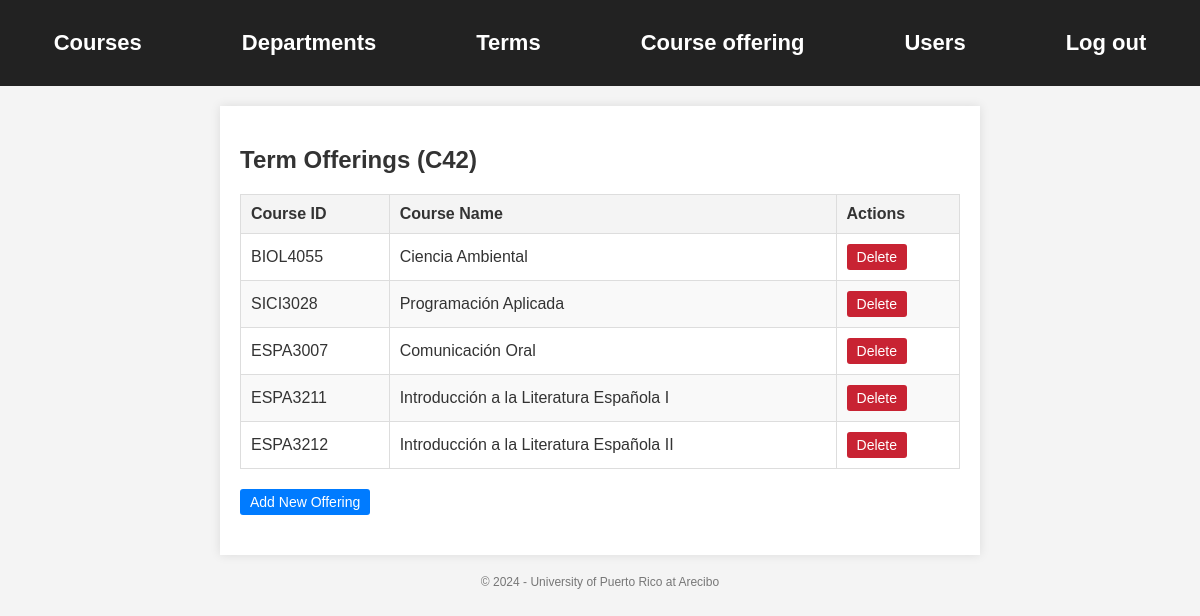
The page /views/term_offering.php (signed in) on the database its author committed.
### tables this page shows
CREATE TABLE IF NOT EXISTS `terms` (
  `term_id` CHAR(3) NOT NULL,
  `term_desc` VARCHAR(30) NOT NULL,
  `term_is_active` BIT(1) NOT NULL,
  PRIMARY KEY (`term_id`));

CREATE TABLE IF NOT EXISTS `term_offering` (
  `term_id` CHAR(3) NOT NULL REFERENCES terms(term_id),
  `course_id` CHAR(8) NOT NULL REFERENCES courses(course_id),
  PRIMARY KEY (`term_id`, `course_id`));

CREATE TABLE IF NOT EXISTS `courses` (
  `course_id` CHAR(8) NOT NULL,
  `course_name` VARCHAR(45) NOT NULL,
  `course_credits` TINYINT(1) UNSIGNED NOT NULL,
  `course_desc` TEXT NULL,
  `dept_id` CHAR(4) NOT NULL REFERENCES departments(dept_id),
  `updated_by` VARCHAR(20) NULL,
  `last_updated` TIMESTAMP NOT NULL DEFAULT CURRENT_TIMESTAMP,
  PRIMARY KEY (`course_id`));

### config/database.php (called while the page is built, shortened)
<?php
class DataBase {
    private static $dsn = "mysql:host=localhost;dbname=ccom4019;charset=utf8mb4";
    private static $username = "root";
    private static $password = "";
    private static $db;
    public static function getDB() {
        if (!self::$db) {
            try {
                self::$db = new PDO(
                    self::$dsn,
                    self::$username,
                    self::$password
                );
                self::$db->setAttribute(PDO::ATTR_ERRMODE, PDO::ERRMODE_EXCEPTION);
                self::$db->setAttribute(PDO::ATTR_DEFAULT_FETCH_MODE, PDO::FETCH_ASSOC);
            } catch (PDOException $e) {
                die("<p>Error en la conexión: " . $e->getMessage() . "</p>");
            }
        }
        return self::$db;
    }
}
?>

### controllers/term_offeringController.php (called while the page is built, shortened)
<?php
require_once '../models/term_OfferingModel.php';
class TermOfferingController {
    private $model;
    public function __construct() {
        $this->model = new TermOfferingModel();
    }
    public function listTermActive() {
        return $this->model->getTermActive();
    }
    public function getActiveTerm() {
        return $this->model->getActiveTerm();
    }
}

### models/term_offeringModel.php (called while the page is built, shortened)
<?php
require_once '../config/database.php';
class TermOfferingModel {
    private $db;
    public function __construct() {
        $this->db = DataBase::getDB();
    }
    public function getTermActive($term_id = null) {
        $query = "
            SELECT t.term_id, c.course_id, c.course_name, c.course_credits, c.course_desc, d.dept_name, d.dept_id
            FROM term_offering t
            JOIN courses c ON t.course_id = c.course_id
            JOIN departments d ON c.dept_id = d.dept_id
            JOIN terms tm ON t.term_id = tm.term_id
            WHERE tm.term_is_active = 1
            ORDER BY d.dept_name, c.course_name
        ";
        $statement = $this->db->prepare($query);
        $statement->execute();
        return $statement->fetchAll(PDO::FETCH_ASSOC);
    }
    public function getActiveTerm() {
        $query = "SELECT term_id FROM terms WHERE term_is_active = 1 LIMIT 1";
        $statement = $this->db->prepare($query);
        $statement->execute();
        return $statement->fetch(PDO::FETCH_ASSOC);
    }
}

### views/term_offering.php (the view, shortened to what this page needs)
<?php
include '../includes/header.php';
require_once '../controllers/term_offeringController.php';
$controller = new TermOfferingController();
$activeTerm = $controller->getActiveTerm();
$offerings = $controller->listTermActive();
?>
<main>
    <h2>Term Offerings (<?php echo htmlspecialchars($activeTerm['term_id']); ?>)</h2>
    <table>
        <thead>
            <tr>
                <th>Course ID</th>
                <th>Course Name</th>
                <th>Actions</th>
            </tr>
        </thead>
        <tbody>
            <?php foreach ($offerings as $offering): ?>
                <tr>
                    <td><?php echo htmlspecialchars($offering['course_id']); ?></td>
                    <td><?php echo htmlspecialchars($offering['course_name']); ?></td>
                    <td>
                        <form method="post" style="display:inline;" onsubmit="return confirmDelete();">
                            <button id="deleteButton" type="submit" name="delete"
                            <?php if ($_SESSION['role'] !== 'admin' && $offering['dept_id'] !== $_SESSION['dept_id']): ?>
                                disabled
                            <?php endif; ?>>
                                Delete
                            </button>
                        </form>
                    </td>
                </tr>
            <?php endforeach; ?>
        </tbody>
    </table>
    <form method="get" action="add_term_offering.php" style="margin-bottom:20px;">
        <button type="submit">Add New Offering</button>
    </form>
</main>
<?php include '../includes/footer.php'; ?>

### public/css/courses.css (style rules this page uses)
body { font-family: Arial, sans-serif; margin: 0; padding: 0; background-color: #f4f4f4; color: #333; }
main { width: 60%; margin: 20px auto; background: #fff; padding: 20px; box-shadow: 0 0 10px rgba(0, 0, 0, 0.1); }
table { width: 100%; border-collapse: collapse; margin-bottom: 20px; }
table th, table td { border: 1px solid #ddd; padding: 10px; text-align: left; }
table th { background-color: #f4f4f4; font-weight: bold; }
table tr:nth-child(even) { background-color: #f9f9f9; }
button, .button { background-color: #007BFF; color: white; padding: 5px 10px; border: none; border-radius: 3px; cursor: pointer; text-decoration: none; font-size: 14px; }
#deleteButton { background-color: #c82333; }

### rows shown on the page
terms: term_id "C42"
term_offering: course.course_id "BIOL4055", course.course_name "Ciencia Ambiental"
term_offering: course.course_id "SICI3028", course.course_name "Programación Aplicada"
term_offering: course.course_id "ESPA3007", course.course_name "Comunicación Oral"
term_offering: course.course_id "ESPA3211", course.course_name "Introducción a la Literatura Española I"
term_offering: course.course_id "ESPA3212", course.course_name "Introducción a la Literatura Española II"
